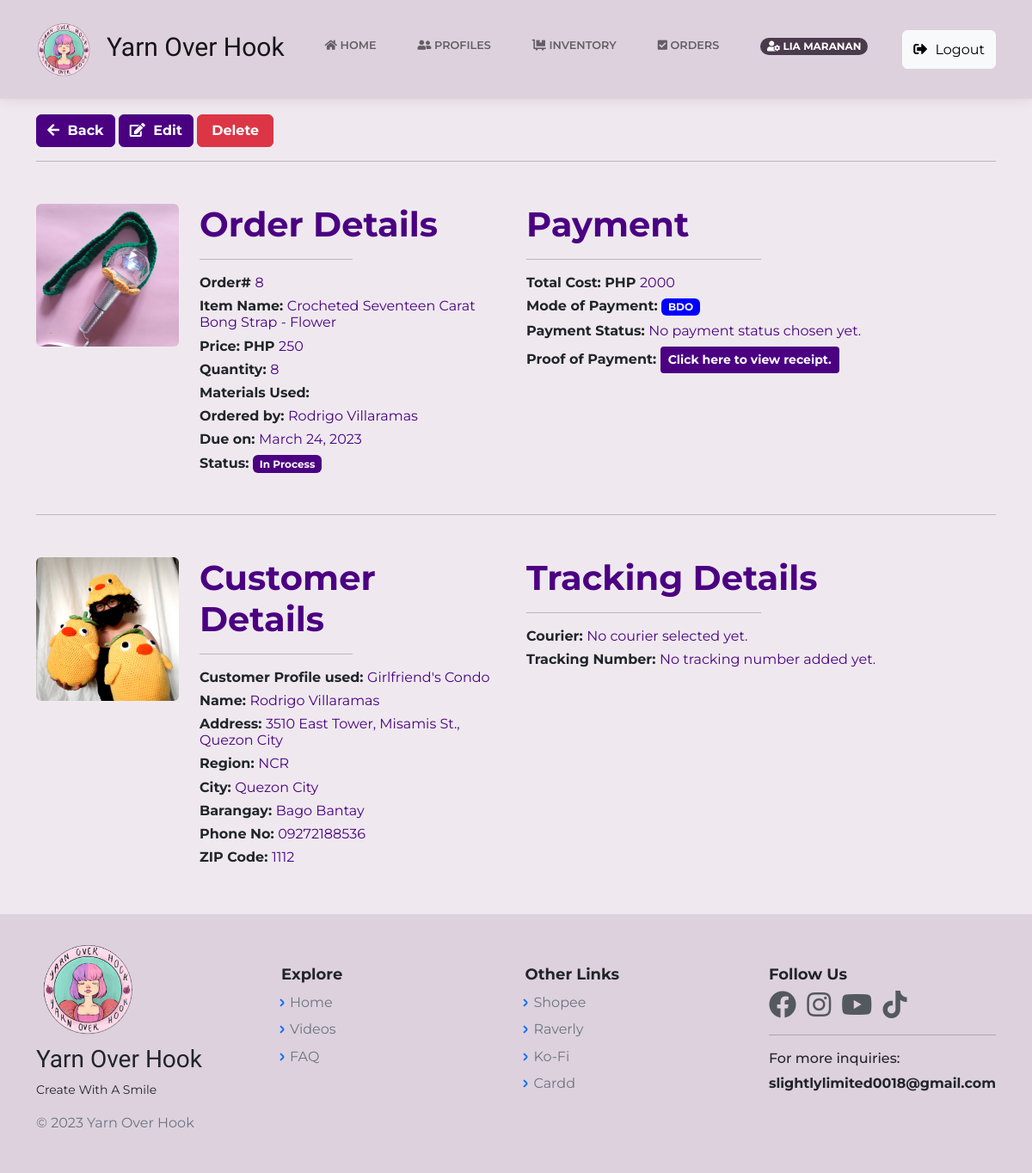
Page /OrderPageAdmin.php?id=8 (signed in) on the earlier database version.
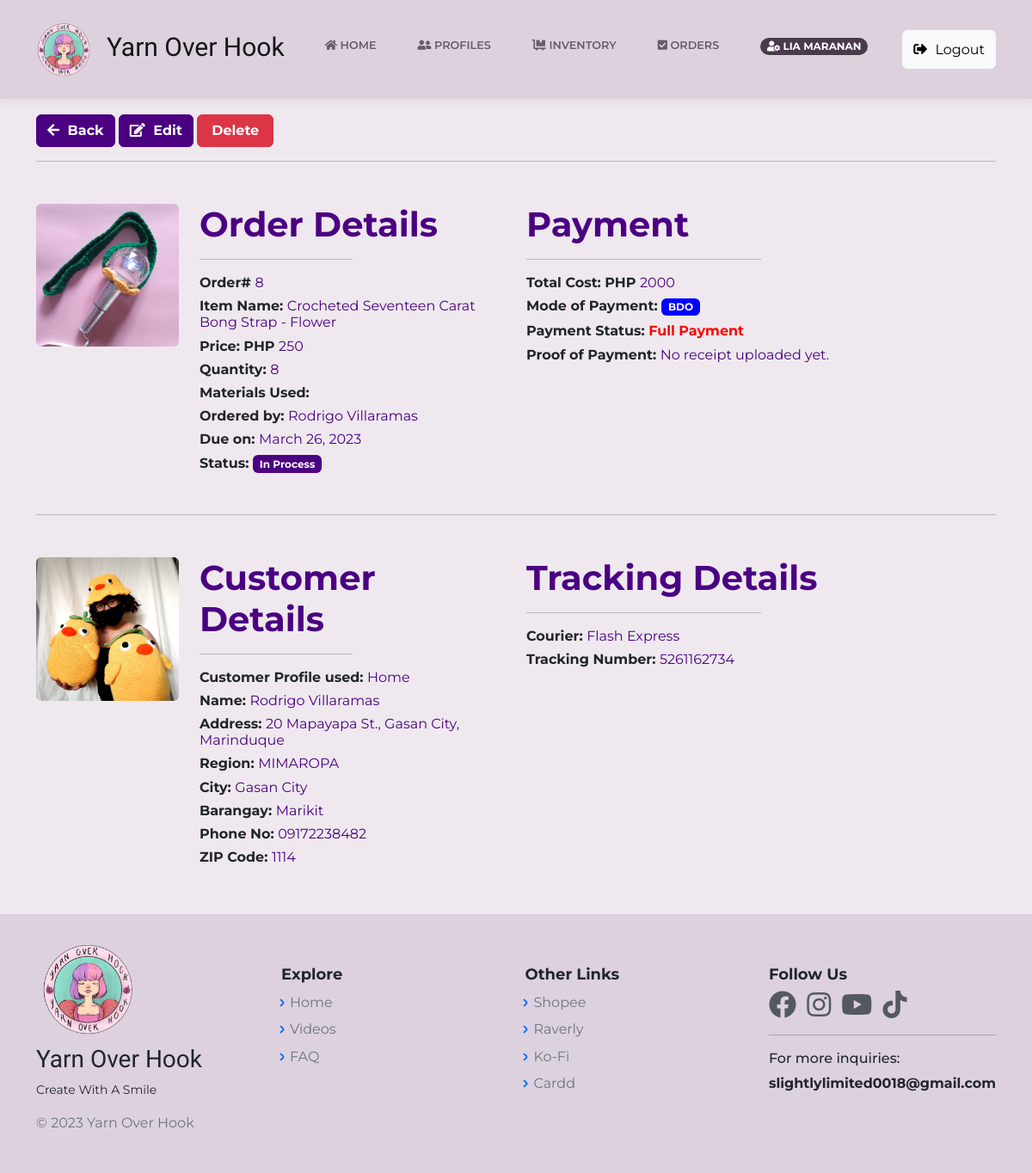
Same page on the later database version.
### tables this page shows
CREATE TABLE `orders_db` (
  `OrderID` bigint(20) NOT NULL,
  `ItemID` bigint(20) NOT NULL,
  `c_id` bigint(12) NOT NULL,
  `cust_status` int(11) NOT NULL DEFAULT 1,
  `OrderQty` int(11) NOT NULL,
  `OrderType` varchar(255) NOT NULL,
  `TypeID` int(11) NOT NULL,
  `OrderDate` timestamp NOT NULL DEFAULT current_timestamp() ON UPDATE current_timestamp(),
  `OrderTotal` int(12) NOT NULL,
  `proof_img` varchar(255) NOT NULL,
  `p_mode` varchar(255) NOT NULL,
  `tracking_no` varchar(255) NOT NULL,
  `courier_id` varchar(255) NOT NULL,
  `pay_status` varchar(255) NOT NULL
);

CREATE TABLE `inventory_db` (
  `id` bigint(20) NOT NULL,
  `ItemID` bigint(20) NOT NULL,
  `ItemName` varchar(100) NOT NULL,
  `ItemImg` varchar(255) NOT NULL,
  `ItemDesc` text NOT NULL,
  `ItemType` varchar(255) NOT NULL,
  `TypeID` int(11) NOT NULL,
  `ItemPrice` int(12) NOT NULL,
  `ItemQty` int(12) NOT NULL,
  `created_at` timestamp NOT NULL DEFAULT current_timestamp() ON UPDATE current_timestamp()
);

CREATE TABLE `cust_profile` (
  `id` bigint(20) NOT NULL,
  `c_id` bigint(12) NOT NULL,
  `c_name` varchar(60) NOT NULL,
  `c_label` varchar(255) NOT NULL,
  `region` varchar(60) NOT NULL,
  `city` varchar(60) NOT NULL,
  `street` varchar(60) NOT NULL,
  `barangay` varchar(60) NOT NULL,
  `phone_no` varchar(20) NOT NULL,
  `zip_code` int(12) NOT NULL,
  `unit_no` int(11) NOT NULL,
  `date` timestamp NOT NULL DEFAULT current_timestamp() ON UPDATE current_timestamp(),
  `address` varchar(150) NOT NULL,
  `login_id` bigint(12) NOT NULL,
  `unique_id` int(5) NOT NULL DEFAULT 1,
  `cust_status` int(1) NOT NULL DEFAULT 0
);

CREATE TABLE `register` (
  `id` bigint(20) NOT NULL,
  `cust_name` varchar(60) NOT NULL,
  `cust_avatar` varchar(255) NOT NULL,
  `cust_email` varchar(60) DEFAULT NULL,
  `cust_pass` varchar(255) NOT NULL,
  `cust_reg` varchar(60) NOT NULL,
  `cust_city` varchar(50) NOT NULL,
  `cust_st` text NOT NULL,
  `cust_brgy` varchar(50) NOT NULL,
  `cust_unit` int(11) NOT NULL,
  `cust_zip` int(10) NOT NULL,
  `cust_phone` varchar(50) NOT NULL,
  `login_id` bigint(12) NOT NULL,
  `date` timestamp NOT NULL DEFAULT current_timestamp() ON UPDATE current_timestamp(),
  `user_rank` varchar(20) NOT NULL DEFAULT 'user',
  `cust_address` varchar(60) NOT NULL,
  `cust_status` int(11) NOT NULL,
  `login_attempt` int(11) NOT NULL,
  `otp` int(11) NOT NULL
);

### OrderPageAdmin.php (the view, shortened to what the rows shown need)
<?php
    include("includes/dbh.inc.php");
    if(isset($_GET['id'])) {
		$id = mysqli_real_escape_string($con, $_GET['id']);
		$item = "SELECT * FROM orders_db INNER JOIN cust_profile
        ON orders_db.c_id = cust_profile.c_id INNER JOIN inventory_db
        ON orders_db.ItemID = inventory_db.ItemID  WHERE OrderID = $id AND cust_profile.cust_status = '1'";
		$result = mysqli_query($con, $item);
		$order = mysqli_fetch_assoc($result);
	}
    require 'layouts/Header.php';
?>
<body class="d-flex flex-column min-vh-100">
    <div class="container my-5">
        <div class="row mt-5">
            <div class="col-md-6">
                <div class="row">
                    <div class="col-md-4">
                        <img class="rounded img-fluid" src="<?php echo $order['ItemImg']; ?>">
                    </div>
                    <div class="col-md-8">
                        <h6 style="font-weight:bold;"> Order# <span style="font-weight:lighter;color:indigo;"><?php echo $order['OrderID']; ?></span></h6>
                        <h6 style="font-weight:bold;"> Item Name: <span style="font-weight:lighter;color:indigo;"><?php echo $order['ItemName']; ?></span></h6>
                        <h6 style="font-weight:bold;"> Price: PHP <span style="font-weight:lighter;color:indigo;"><?php echo $order['ItemPrice']; ?></span></h6>
                        <h6 style="font-weight:bold;"> Quantity: <span style="font-weight:lighter;color:indigo;"><?php echo $order['OrderQty']; ?></span></h6>
                        <h6 style="font-weight:bold;"> Ordered by: <span style="font-weight:lighter;color:indigo;"><?php echo $order['c_name']; ?></h6>
                        <h6 style="font-weight:bold;"> Due on: <span style="font-weight:lighter;color:indigo;"><?php echo date("F d, Y", strtotime($order['OrderDate'])); ?></span></h6>
                        <h6 style="font-weight:bold;"> Status: <span class="badge" style="background-color:indigo"><?php echo $order['OrderType']; ?></span></h6>
                    </div>
                </div>
            </div>
            <div class="col-md-6">
                    <h6 style="font-weight:bold;"> Total Cost: PHP <span style="font-weight:lighter;color:indigo;"><?php echo $order['OrderTotal']; ?></h6>
                    <h6 style="font-weight:bold;"> Mode of Payment:
                    <?php if (!empty($order['p_mode'])) { ?>
                        <span class="badge" style="background-color:blue"><?php echo $order['p_mode']; ?></span>
                    <?php } else {  ?>
                        <span style="font-weight:lighter;color:indigo;">No mode of payment chosen yet.</span>
                    <?php } ?>
                    </h6>
                    <h6 style="font-weight:bold;"> Payment Status:
                    <?php if (!empty($order['pay_status'])) { ?>
                        <span style="font-weight:bold;color:red;"><?php echo $order['pay_status']; ?></span>
                    <?php } else {  ?>
                        <span style="font-weight:lighter;color:indigo;">No payment status chosen yet.</span>
                    <?php } ?>
                    </h6>
                </div>
        </div>
        <br><hr>
        <div class="row mt-5">
            <div class="col-md-6">
                <div class="row">
                    <div class="col-md-4">
                    <?php
                        $current_user = $order['login_id'];
                        $item_av = "SELECT * FROM register WHERE login_id = $current_user";
                        $result_av = mysqli_query($con, $item_av);
                        $prof_avatar = mysqli_fetch_assoc($result_av);
                    ?>
                    <img class="rounded img-fluid" src="<?php echo $prof_avatar['cust_avatar']; ?>">
                    </div>
                    <div class="col-md-8">
                        <h6 style="font-weight:bold;"> Customer Profile used: <span style="font-weight:lighter;color:indigo;"><?php echo $order['c_label']; ?></h6>
                        <h6 style="font-weight:bold;"> Name: <span style="font-weight:lighter;color:indigo;"><?php echo $order['c_name']; ?> </h6>
                        <h6 style="font-weight:bold;"> Address: <span style="font-weight:lighter;color:indigo;"><?php echo $order['address']; ?></h6>
                        <h6 style="font-weight:bold;"> Region: <span style="font-weight:lighter;color:indigo;"><?php echo $order['region']; ?></h6>
                        <h6 style="font-weight:bold;"> City: <span style="font-weight:lighter;color:indigo;"><?php echo $order['city']; ?></h6>
                        <h6 style="font-weight:bold;"> Barangay: <span style="font-weight:lighter;color:indigo;"><?php echo $order['barangay']; ?></h6>
                        <h6 style="font-weight:bold;"> Phone No: <span style="font-weight:lighter;color:indigo;"><?php echo $order['phone_no']; ?></h6>
                        <h6 style="font-weight:bold;"> ZIP Code: <span style="font-weight:lighter;color:indigo;"><?php echo $order['zip_code']; ?></h6>
                    </div>
                </div>
            </div>
            <div class="col-md-6">
                    <h6 style="font-weight:bold;"> Courier:
                    <?php if (!empty($order['courier_id'])) { ?>
                        <span style="font-weight:lighter;color:indigo;"><?php echo $order['courier_id']; ?></span>
                    <?php } else {  ?>
                        <span style="font-weight:lighter;color:indigo;"> No courier selected yet. </span>
                    <?php } ?>
                    </h6>
                    <h6 style="font-weight:bold;"> Tracking Number:
                    <?php if (!empty($order['tracking_no'])) { ?>
                        <span style="font-weight:lighter;color:indigo;"><?php echo $order['tracking_no']; ?></span>
                    <?php } else {  ?>
                        <span style="font-weight:lighter;color:indigo;"> No tracking number added yet. </span>
                    <?php } ?>
                    </h6>
                </div>
        </div>
    </div>
<?php require 'layouts/Footer.php';?>

Differences in the rows shown:
changed orders_db "In Process": OrderDate "March 24, 2023" → "March 26, 2023"; pay_status (not shown) → "Full Payment"; proof_img "None" → empty (drawn); cust_profile.c_label "Girlfriend's Condo" → "Home"; cust_profile.address "3510 East Tower, Misamis St., Quezon City" → "20 Mapayapa St., Gasan City, Marinduque"; cust_profile.region "NCR" → "MIMAROPA"; cust_profile.city "Quezon City" → "Gasan City"; cust_profile.barangay "Bago Bantay" → "Marikit"; cust_profile.phone_no "09272188536" → "09172238482"; cust_profile.zip_code "1112" → "1114"; courier_id empty → "Flash Express" (drawn); courier (not shown) → "Flash Express"; tracking_no (not shown) → "5261162734"
Other differences:
text no longer shown: "No payment status chosen yet. Click here to view receipt. No courier selected yet. No tracking number added yet."
text now shown: "No receipt uploaded yet."
